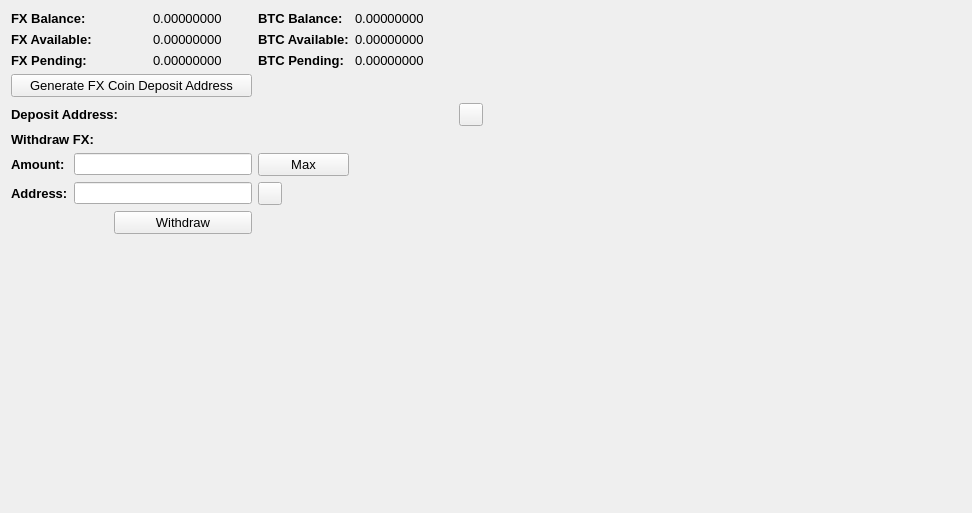
     <widget class="QWidget" name="BalanceTab">
      <attribute name="title">
       <string>Balance</string>
      </attribute>
      <layout class="QGridLayout" name="gridLayout_2">
       <item row="0" column="0" colspan="2">
        <widget class="QLabel" name="label_11">
         <property name="font">
          <font>
           <pointsize>10</pointsize>
           <weight>75</weight>
           <bold>true</bold>
          </font>
         </property>
         <property name="text">
          <string>FX Balance:</string>
         </property>
        </widget>
       </item>
       <item row="0" column="3">
        <widget class="QLabel" name="FXBalanceLabel">
         <property name="font">
          <font>
           <pointsize>10</pointsize>
          </font>
         </property>
         <property name="text">
          <string>0.00000000</string>
         </property>
         <property name="textInteractionFlags">
          <set>Qt::LinksAccessibleByMouse|Qt::TextSelectableByMouse</set>
         </property>
        </widget>
       </item>
       <item row="0" column="4">
        <widget class="QLabel" name="label_12">
         <property name="font">
          <font>
           <pointsize>10</pointsize>
           <weight>75</weight>
           <bold>true</bold>
          </font>
         </property>
         <property name="text">
          <string>BTC Balance:</string>
         </property>
        </widget>
       </item>
       <item row="0" column="5">
        <widget class="QLabel" name="BitcoinBalanceLabel">
         <property name="font">
          <font>
           <pointsize>10</pointsize>
          </font>
         </property>
         <property name="text">
          <string>0.00000000</string>
         </property>
         <property name="textInteractionFlags">
          <set>Qt::LinksAccessibleByMouse|Qt::TextSelectableByMouse</set>
         </property>
        </widget>
       </item>
       <item row="0" column="7" rowspan="10">
        <spacer name="horizontalSpacer_4">
         <property name="orientation">
          <enum>Qt::Horizontal</enum>
         </property>
         <property name="sizeHint" stdset="0">
          <size>
           <width>478</width>
           <height>488</height>
          </size>
         </property>
        </spacer>
       </item>
       <item row="1" column="0" colspan="2">
        <widget class="QLabel" name="label_13">
         <property name="font">
          <font>
           <pointsize>10</pointsize>
           <weight>75</weight>
           <bold>true</bold>
          </font>
         </property>
         <property name="text">
          <string>FX Available:</string>
         </property>
        </widget>
       </item>
       <item row="1" column="3">
        <widget class="QLabel" name="FXAvailableLabel_2">
         <property name="font">
          <font>
           <pointsize>10</pointsize>
          </font>
         </property>
         <property name="text">
          <string>0.00000000</string>
         </property>
         <property name="textInteractionFlags">
          <set>Qt::LinksAccessibleByMouse|Qt::TextSelectableByMouse</set>
         </property>
        </widget>
       </item>
       <item row="1" column="4">
        <widget class="QLabel" name="label_15">
         <property name="font">
          <font>
           <pointsize>10</pointsize>
           <weight>75</weight>
           <bold>true</bold>
          </font>
         </property>
         <property name="text">
          <string>BTC Available:</string>
         </property>
        </widget>
       </item>
       <item row="1" column="5">
        <widget class="QLabel" name="BitcoinAvailableLabel">
         <property name="font">
          <font>
           <pointsize>10</pointsize>
          </font>
         </property>
         <property name="text">
          <string>0.00000000</string>
         </property>
         <property name="textInteractionFlags">
          <set>Qt::LinksAccessibleByMouse|Qt::TextSelectableByMouse</set>
         </property>
        </widget>
       </item>
       <item row="2" column="0" colspan="2">
        <widget class="QLabel" name="label_14">
         <property name="font">
          <font>
           <pointsize>10</pointsize>
           <weight>75</weight>
           <bold>true</bold>
          </font>
         </property>
         <property name="text">
          <string>FX Pending:</string>
         </property>
        </widget>
       </item>
       <item row="2" column="3">
        <widget class="QLabel" name="FXPendingLabel">
         <property name="font">
          <font>
           <pointsize>10</pointsize>
          </font>
         </property>
         <property name="text">
          <string>0.00000000</string>
         </property>
         <property name="textInteractionFlags">
          <set>Qt::LinksAccessibleByMouse|Qt::TextSelectableByMouse</set>
         </property>
        </widget>
       </item>
       <item row="2" column="4">
        <widget class="QLabel" name="label_31">
         <property name="font">
          <font>
           <pointsize>10</pointsize>
           <weight>75</weight>
           <bold>true</bold>
          </font>
         </property>
         <property name="text">
          <string>BTC Pending:</string>
         </property>
        </widget>
       </item>
       <item row="2" column="5">
        <widget class="QLabel" name="BitcoinPendingLabel">
         <property name="font">
          <font>
           <pointsize>10</pointsize>
          </font>
         </property>
         <property name="text">
          <string>0.00000000</string>
         </property>
         <property name="textInteractionFlags">
          <set>Qt::LinksAccessibleByMouse|Qt::TextSelectableByMouse</set>
         </property>
        </widget>
       </item>
       <item row="3" column="0" colspan="4">
        <widget class="QPushButton" name="GenDepositBTN">
         <property name="font">
          <font>
           <pointsize>10</pointsize>
          </font>
         </property>
         <property name="text">
          <string>Generate FX Coin Deposit Address</string>
         </property>
        </widget>
       </item>
       <item row="4" column="0" colspan="3">
        <widget class="QLabel" name="label_33">
         <property name="font">
          <font>
           <pointsize>10</pointsize>
           <weight>75</weight>
           <bold>true</bold>
          </font>
         </property>
         <property name="text">
          <string>Deposit Address:</string>
         </property>
        </widget>
       </item>
       <item row="4" column="3" colspan="3">
        <widget class="QLabel" name="DepositAddressLabel">
         <property name="minimumSize">
          <size>
           <width>300</width>
           <height>0</height>
          </size>
         </property>
         <property name="palette">
          <palette>
           <active>
            <colorrole role="WindowText">
             <brush brushstyle="SolidPattern">
              <color alpha="255">
               <red>0</red>
               <green>0</green>
               <blue>0</blue>
              </color>
             </brush>
            </colorrole>
            <colorrole role="Text">
             <brush brushstyle="SolidPattern">
              <color alpha="255">
               <red>0</red>
               <green>0</green>
               <blue>255</blue>
              </color>
             </brush>
            </colorrole>
           </active>
           <inactive>
            <colorrole role="WindowText">
             <brush brushstyle="SolidPattern">
              <color alpha="255">
               <red>0</red>
               <green>0</green>
               <blue>0</blue>
              </color>
             </brush>
            </colorrole>
            <colorrole role="Text">
             <brush brushstyle="SolidPattern">
              <color alpha="255">
               <red>0</red>
               <green>0</green>
               <blue>255</blue>
              </color>
             </brush>
            </colorrole>
           </inactive>
           <disabled>
            <colorrole role="WindowText">
             <brush brushstyle="SolidPattern">
              <color alpha="255">
               <red>120</red>
               <green>120</green>
               <blue>120</blue>
              </color>
             </brush>
            </colorrole>
            <colorrole role="Text">
             <brush brushstyle="SolidPattern">
              <color alpha="255">
               <red>120</red>
               <green>120</green>
               <blue>120</blue>
              </color>
             </brush>
            </colorrole>
           </disabled>
          </palette>
         </property>
         <property name="font">
          <font>
           <pointsize>10</pointsize>
           <weight>75</weight>
           <bold>true</bold>
          </font>
         </property>
         <property name="text">
          <string/>
         </property>
         <property name="alignment">
          <set>Qt::AlignRight|Qt::AlignTrailing|Qt::AlignVCenter</set>
         </property>
         <property name="textInteractionFlags">
          <set>Qt::LinksAccessibleByMouse|Qt::TextSelectableByKeyboard|Qt::TextSelectableByMouse</set>
         </property>
        </widget>
       </item>
       <item row="4" column="6">
        <widget class="QToolButton" name="DepositCopyButton">
         <property name="toolTip">
          <string>Copy to clipboard</string>
         </property>
         <property name="text">
          <string/>
         </property>
         <property name="icon">
          <iconset resource="../bitcoin.qrc">
           <normaloff>:/icons/editcopy</normaloff>:/icons/editcopy</iconset>
         </property>
         <property name="shortcut">
          <string>Alt+P</string>
         </property>
        </widget>
       </item>
       <item row="5" column="0" colspan="2">
        <widget class="QLabel" name="label_34">
         <property name="font">
          <font>
           <pointsize>10</pointsize>
           <weight>75</weight>
           <bold>true</bold>
          </font>
         </property>
         <property name="text">
          <string>Withdraw FX:</string>
         </property>
        </widget>
       </item>
       <item row="6" column="0">
        <widget class="QLabel" name="label_26">
         <property name="font">
          <font>
           <pointsize>10</pointsize>
           <weight>75</weight>
           <bold>true</bold>
          </font>
         </property>
         <property name="text">
          <string>Amount:</string>
         </property>
        </widget>
       </item>
       <item row="6" column="1" colspan="3">
        <widget class="QLineEdit" name="WithdrawUnitsInput">
         <property name="font">
          <font>
           <pointsize>9</pointsize>
           <weight>75</weight>
           <bold>true</bold>
          </font>
         </property>
         <property name="text">
          <string/>
         </property>
        </widget>
       </item>
       <item row="6" column="4">
        <widget class="QPushButton" name="Withdraw_Max_Amount">
         <property name="font">
          <font>
           <pointsize>10</pointsize>
          </font>
         </property>
         <property name="text">
          <string>Max</string>
         </property>
        </widget>
       </item>
       <item row="7" column="0">
        <widget class="QLabel" name="label_10">
         <property name="font">
          <font>
           <pointsize>10</pointsize>
           <weight>75</weight>
           <bold>true</bold>
          </font>
         </property>
         <property name="text">
          <string>Address:</string>
         </property>
        </widget>
       </item>
       <item row="7" column="1" colspan="3">
        <widget class="QLineEdit" name="WithdrawAddress">
         <property name="font">
          <font>
           <pointsize>9</pointsize>
           <weight>75</weight>
           <bold>true</bold>
          </font>
         </property>
        </widget>
       </item>
       <item row="7" column="4">
        <widget class="QToolButton" name="WithdrawPasteButton">
         <property name="toolTip">
          <string>Paste from clipboard</string>
         </property>
         <property name="text">
          <string/>
         </property>
         <property name="icon">
          <iconset resource="../bitcoin.qrc">
           <normaloff>:/icons/editpaste</normaloff>:/icons/editpaste</iconset>
         </property>
         <property name="shortcut">
          <string>Alt+P</string>
         </property>
        </widget>
       </item>
       <item row="8" column="2" colspan="2">
        <widget class="QPushButton" name="WithdrawUnitsBtn">
         <property name="font">
          <font>
           <pointsize>10</pointsize>
          </font>
         </property>
         <property name="text">
          <string>Withdraw</string>
         </property>
        </widget>
       </item>
       <item row="9" column="0" colspan="6">
        <spacer name="verticalSpacer">
         <property name="orientation">
          <enum>Qt::Vertical</enum>
         </property>
         <property name="sizeHint" stdset="0">
          <size>
           <width>428</width>
           <height>262</height>
          </size>
         </property>
        </spacer>
       </item>
      </layout>
      <zorder>label_31</zorder>
      <zorder>label_15</zorder>
      <zorder>label_12</zorder>
      <zorder>label_14</zorder>
      <zorder>label_13</zorder>
      <zorder>label_11</zorder>
      <zorder>BitcoinBalanceLabel</zorder>
      <zorder>FXBalanceLabel</zorder>
      <zorder>FXAvailableLabel_2</zorder>
      <zorder>FXPendingLabel</zorder>
      <zorder>BitcoinAvailableLabel</zorder>
      <zorder>BitcoinPendingLabel</zorder>
      <zorder>label_33</zorder>
      <zorder>GenDepositBTN</zorder>
      <zorder>DepositAddressLabel</zorder>
      <zorder>Withdraw_Max_Amount</zorder>
      <zorder>label_34</zorder>
      <zorder>WithdrawUnitsInput</zorder>
      <zorder>label_10</zorder>
      <zorder>label_26</zorder>
      <zorder>WithdrawAddress</zorder>
      <zorder>WithdrawUnitsBtn</zorder>
      <zorder>horizontalSpacer_4</zorder>
      <zorder>verticalSpacer</zorder>
      <zorder>WithdrawPasteButton</zorder>
      <zorder>DepositCopyButton</zorder>
     </widget>
